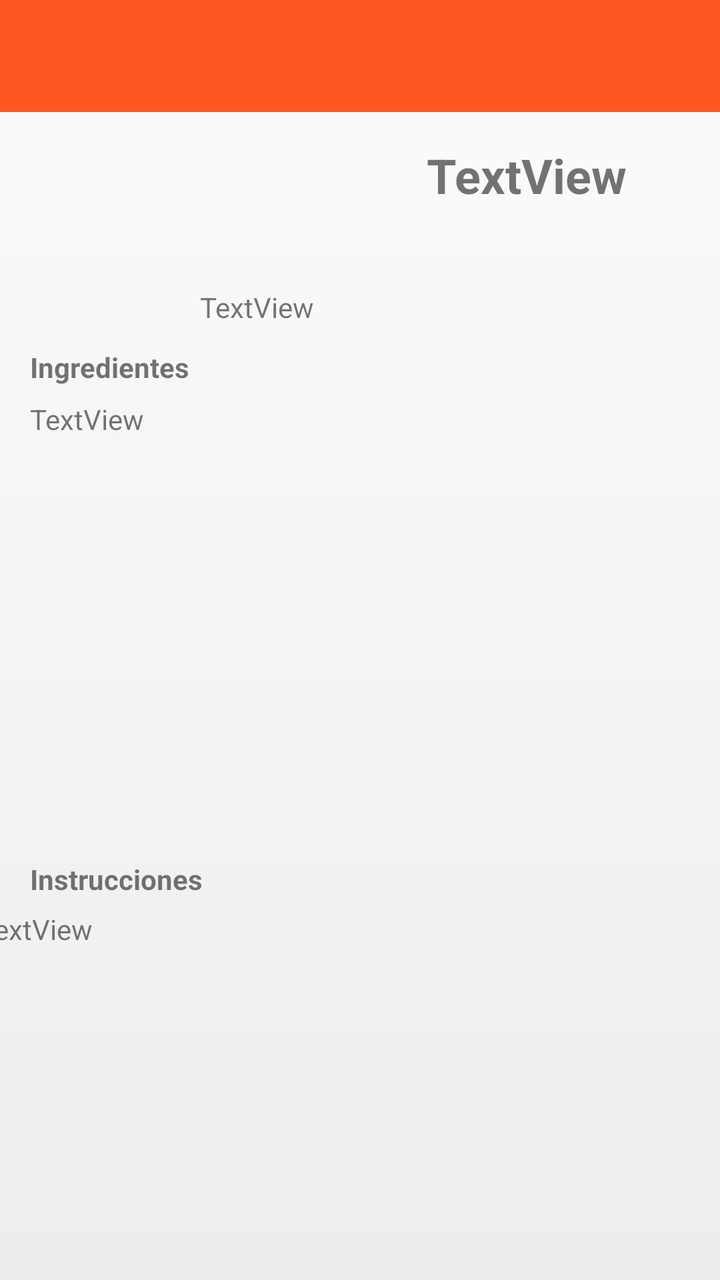
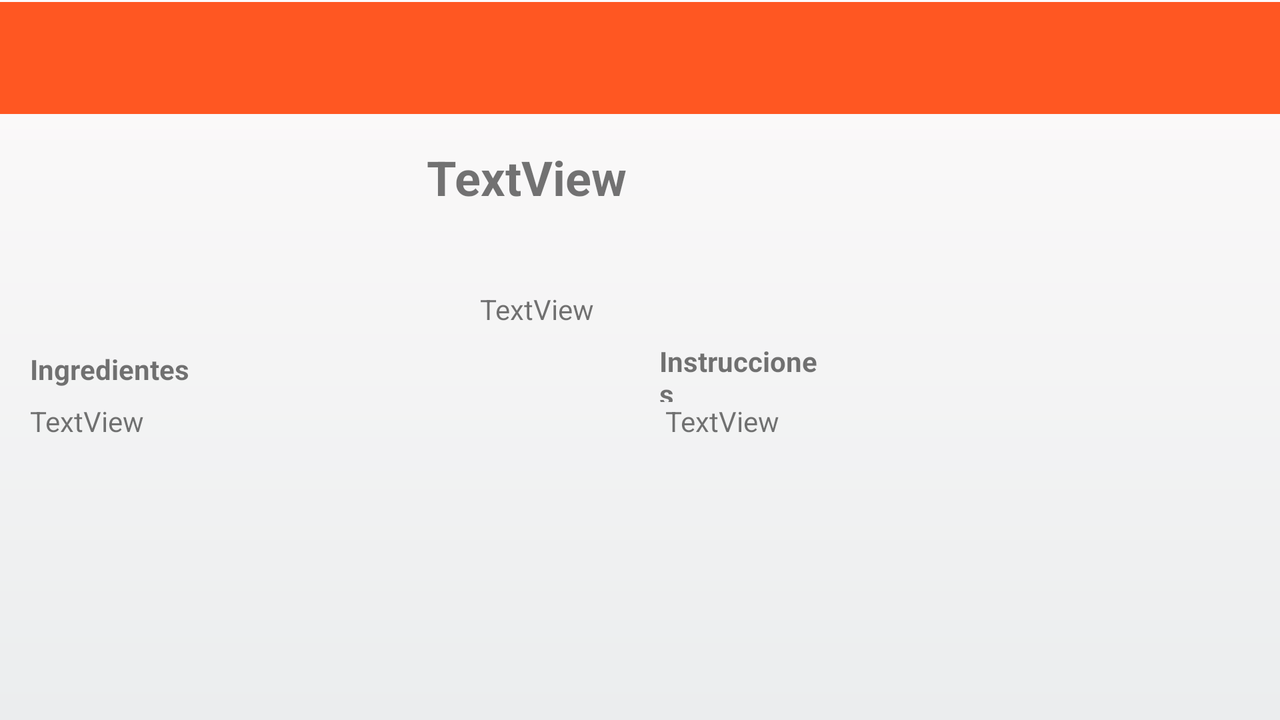

One screen, two layout resources from the same app: the default and the repository's alternative for another configuration. Each is rendered where Android would select it; the XML of both is given below.
<!-- AndroidManifest.xml: activity theme Theme.SaboreArte.NoActionBar -->
<!-- res/layout/activity_receta.xml -->
<?xml version="1.0" encoding="utf-8"?>
<androidx.constraintlayout.widget.ConstraintLayout xmlns:android="http://schemas.android.com/apk/res/android"
    xmlns:app="http://schemas.android.com/apk/res-auto"
    xmlns:tools="http://schemas.android.com/tools"
    android:layout_width="match_parent"
    android:layout_height="match_parent"
    tools:context=".RecetaActivity">

    <ImageView
        android:id="@+id/receta_imagen"
        android:layout_width="100dp"
        android:layout_height="100dp"
        android:layout_marginStart="15dp"
        android:layout_marginTop="5dp"
        android:src="@drawable/ic_launcher_foreground"
        app:layout_constraintStart_toStartOf="parent"
        app:layout_constraintTop_toBottomOf="@+id/materialToolbar" />

    <TextView
        android:id="@+id/receta_title"
        android:layout_width="276dp"
        android:layout_height="53dp"
        android:layout_marginStart="10dp"
        android:layout_marginTop="5dp"
        android:gravity="center"
        android:text="TextView"
        android:textSize="24sp"
        android:textStyle="bold"
        app:layout_constraintStart_toEndOf="@+id/receta_imagen"
        app:layout_constraintTop_toBottomOf="@+id/materialToolbar" />

    <TextView
        android:id="@+id/receta_time"
        android:layout_width="wrap_content"
        android:layout_height="wrap_content"
        android:layout_marginStart="10dp"
        android:layout_marginTop="30dp"
        android:layout_marginEnd="228dp"
        android:text="TextView"
        app:layout_constraintEnd_toEndOf="parent"
        app:layout_constraintStart_toEndOf="@+id/receta_imagen"
        app:layout_constraintTop_toBottomOf="@+id/receta_title" />

    <TextView
        android:id="@+id/receta_instructions"
        android:layout_width="382dp"
        android:layout_height="248dp"
        android:text="TextView"
        app:layout_constraintEnd_toEndOf="parent"
        app:layout_constraintStart_toStartOf="parent"
        app:layout_constraintTop_toBottomOf="@+id/instructions_title" />

    <TextView
        android:id="@+id/receta_ingredients"

        android:layout_width="382dp"
        android:layout_height="216dp"
        android:layout_marginStart="15dp"
        android:text="TextView"
        app:layout_constraintStart_toStartOf="parent"
        app:layout_constraintTop_toBottomOf="@+id/ingredients_title" />

    <TextView
        android:id="@+id/ingredients_title"
        android:layout_width="141dp"
        android:layout_height="26dp"
        android:layout_marginStart="15dp"
        android:layout_marginTop="11dp"
        android:text="@string/ingredientes"
        android:textStyle="bold"
        app:layout_constraintStart_toStartOf="parent"
        app:layout_constraintTop_toBottomOf="@+id/receta_time" />

    <TextView
        android:id="@+id/instructions_title"
        android:layout_width="wrap_content"
        android:layout_height="25dp"
        android:layout_marginStart="15dp"
        android:layout_marginTop="14dp"
        android:text="@string/instructions"
        android:textStyle="bold"
        app:layout_constraintStart_toStartOf="parent"
        app:layout_constraintTop_toBottomOf="@+id/receta_ingredients" />

    <com.google.android.material.appbar.MaterialToolbar
        android:id="@+id/materialToolbar"
        android:layout_width="0dp"
        android:layout_height="wrap_content"
        android:background="@color/colorPrimary"
        android:minHeight="?attr/actionBarSize"
        android:theme="?attr/actionBarTheme"
        app:layout_constraintEnd_toEndOf="parent"
        app:layout_constraintStart_toStartOf="parent"
        app:layout_constraintTop_toTopOf="parent" />

    <ToggleButton
        android:id="@+id/toggleButton"
        android:layout_width="40dp"
        android:layout_height="40dp"
        android:layout_marginEnd="10dp"
        android:background="@drawable/toggle_favorite"
        android:textOn=""
        android:textOff=""
        app:layout_constraintBottom_toBottomOf="@+id/materialToolbar"
        app:layout_constraintEnd_toEndOf="@+id/materialToolbar"
        app:layout_constraintTop_toTopOf="@+id/materialToolbar" />
</androidx.constraintlayout.widget.ConstraintLayout>
<!-- resources referenced by this layout -->
<resources>
  <color name="colorPrimary">#FF5722</color>
  <!-- drawable ic_launcher_foreground: webp bitmap (mipmap-hdpi, 5114 bytes) -->
  <!-- drawable toggle_favorite (drawable) -->
  <?xml version="1.0" encoding="utf-8"?>
  <selector xmlns:android="http://schemas.android.com/apk/res/android">
      <item android:drawable="@drawable/favorite_fill" android:state_checked="true" />
      <item android:drawable="@drawable/favorite_empty" android:state_checked="false" />
  </selector>
  <string name="ingredientes">Ingredientes</string>
  <string name="instructions">Instrucciones</string>
  <style name="Theme.SaboreArte.NoActionBar" parent="Theme.MaterialComponents.DayNight.NoActionBar">
          <item name="colorPrimary">@color/colorPrimary</item>
          <item name="colorPrimaryDark">@color/colorPrimaryDark</item>
          <item name="colorAccent">@color/colorAccent</item>
          <item name="android:windowBackground">@drawable/background_gradient</item>
      </style>
  <color name="colorPrimaryDark">#E64A19</color>
  <color name="colorAccent">#ffae42</color>
  <!-- drawable background_gradient (drawable) -->
  <?xml version="1.0" encoding="utf-8"?>
  <shape xmlns:android="http://schemas.android.com/apk/res/android"
      android:shape="rectangle">
      <gradient
          android:startColor="#fdfbfb"
          android:endColor="#ebedee"
          android:angle="240" />
  </shape>
</resources>
<!-- res/layout-land/activity_receta.xml (the repository's variant of the layout above) -->
<!-- drawn on the phone turned sideways -->
<?xml version="1.0" encoding="utf-8"?>
<androidx.constraintlayout.widget.ConstraintLayout xmlns:android="http://schemas.android.com/apk/res/android"
    xmlns:app="http://schemas.android.com/apk/res-auto"
    xmlns:tools="http://schemas.android.com/tools"
    android:layout_width="match_parent"
    android:layout_height="match_parent"
    tools:context=".RecetaActivity">

    <ImageView
        android:id="@+id/receta_imagen"
        android:layout_width="100dp"
        android:layout_height="100dp"
        android:layout_marginStart="15dp"
        android:layout_marginTop="5dp"
        android:src="@drawable/ic_launcher_foreground"
        app:layout_constraintStart_toStartOf="parent"
        app:layout_constraintTop_toBottomOf="@+id/materialToolbar" />

    <TextView
        android:id="@+id/receta_title"
        android:layout_width="276dp"
        android:layout_height="53dp"
        android:layout_marginStart="10dp"
        android:layout_marginTop="5dp"
        android:gravity="center"
        android:text="TextView"
        android:textSize="24sp"
        android:textStyle="bold"
        app:layout_constraintStart_toEndOf="@+id/receta_imagen"
        app:layout_constraintTop_toBottomOf="@+id/materialToolbar" />

    <TextView
        android:id="@+id/receta_time"
        android:layout_width="wrap_content"
        android:layout_height="wrap_content"
        android:layout_marginStart="10dp"
        android:layout_marginTop="30dp"
        android:layout_marginEnd="228dp"
        android:text="TextView"
        app:layout_constraintEnd_toEndOf="parent"
        app:layout_constraintStart_toEndOf="@+id/receta_imagen"
        app:layout_constraintTop_toBottomOf="@+id/receta_title" />

    <TextView
        android:id="@+id/receta_instructions"
        android:layout_width="336dp"
        android:layout_height="210dp"
        android:layout_marginEnd="15dp"
        android:text="TextView"
        app:layout_constraintEnd_toEndOf="parent"
        app:layout_constraintStart_toEndOf="@+id/receta_ingredients"
        app:layout_constraintTop_toBottomOf="@+id/instructions_title" />

    <TextView
        android:id="@+id/instructions_title"
        android:layout_width="0dp"
        android:layout_height="0dp"
        android:layout_marginTop="7dp"
        android:layout_marginEnd="226dp"
        android:text="@string/instructions"
        android:textStyle="bold"
        app:layout_constraintBottom_toTopOf="@+id/receta_ingredients"
        app:layout_constraintEnd_toEndOf="parent"
        app:layout_constraintStart_toEndOf="@+id/ingredients_title"
        app:layout_constraintTop_toBottomOf="@+id/receta_time"
        app:layout_constraintVertical_bias="1.0" />

    <TextView
        android:id="@+id/receta_ingredients"

        android:layout_width="361dp"
        android:layout_height="212dp"
        android:layout_marginStart="15dp"
        android:text="TextView"
        app:layout_constraintStart_toStartOf="parent"
        app:layout_constraintTop_toBottomOf="@+id/ingredients_title" />

    <TextView
        android:id="@+id/ingredients_title"
        android:layout_width="0dp"
        android:layout_height="26dp"
        android:layout_marginStart="15dp"
        android:layout_marginTop="11dp"
        android:layout_marginEnd="230dp"
        android:text="@string/ingredientes"
        android:textStyle="bold"
        app:layout_constraintEnd_toStartOf="@+id/instructions_title"
        app:layout_constraintStart_toStartOf="parent"
        app:layout_constraintTop_toBottomOf="@+id/receta_time" />

    <com.google.android.material.appbar.MaterialToolbar
        android:id="@+id/materialToolbar"
        android:layout_width="0dp"
        android:layout_height="wrap_content"
        android:layout_marginBottom="143dp"
        android:background="?attr/colorPrimary"
        android:minHeight="?attr/actionBarSize"
        android:theme="?attr/actionBarTheme"
        app:layout_constraintBottom_toTopOf="@+id/receta_instructions"
        app:layout_constraintEnd_toEndOf="parent"
        app:layout_constraintStart_toStartOf="parent"
        app:layout_constraintTop_toTopOf="parent" />

    <ToggleButton
        android:id="@+id/toggleButton"
        android:layout_width="48dp"
        android:layout_height="37dp"
        android:layout_marginEnd="10dp"
        android:background="@drawable/toggle_favorite"
        android:textOff=""
        android:textOn=""
        app:layout_constraintBottom_toBottomOf="@+id/materialToolbar"
        app:layout_constraintEnd_toEndOf="@+id/materialToolbar"
        app:layout_constraintTop_toTopOf="@+id/materialToolbar" />
</androidx.constraintlayout.widget.ConstraintLayout>
<!-- resources referenced by the variant -->
<!-- as the phone turned sideways resolves them -->
<resources>
  <!-- drawable ic_launcher_foreground: webp bitmap (mipmap-hdpi, 5114 bytes) -->
  <!-- drawable toggle_favorite (drawable) -->
  <?xml version="1.0" encoding="utf-8"?>
  <selector xmlns:android="http://schemas.android.com/apk/res/android">
      <item android:drawable="@drawable/favorite_fill" android:state_checked="true" />
      <item android:drawable="@drawable/favorite_empty" android:state_checked="false" />
  </selector>
  <string name="ingredientes">Ingredientes</string>
  <string name="instructions">Instrucciones</string>
  <style name="Theme.SaboreArte.NoActionBar" parent="Theme.MaterialComponents.DayNight.NoActionBar">
          <item name="colorPrimary">@color/colorPrimary</item>
          <item name="colorPrimaryDark">@color/colorPrimaryDark</item>
          <item name="colorAccent">@color/colorAccent</item>
          <item name="android:windowBackground">@drawable/background_gradient</item>
      </style>
  <color name="colorPrimary">#FF5722</color>
  <color name="colorPrimaryDark">#E64A19</color>
  <color name="colorAccent">#ffae42</color>
  <!-- drawable background_gradient (drawable) -->
  <?xml version="1.0" encoding="utf-8"?>
  <shape xmlns:android="http://schemas.android.com/apk/res/android"
      android:shape="rectangle">
      <gradient
          android:startColor="#fdfbfb"
          android:endColor="#ebedee"
          android:angle="240" />
  </shape>
</resources>
